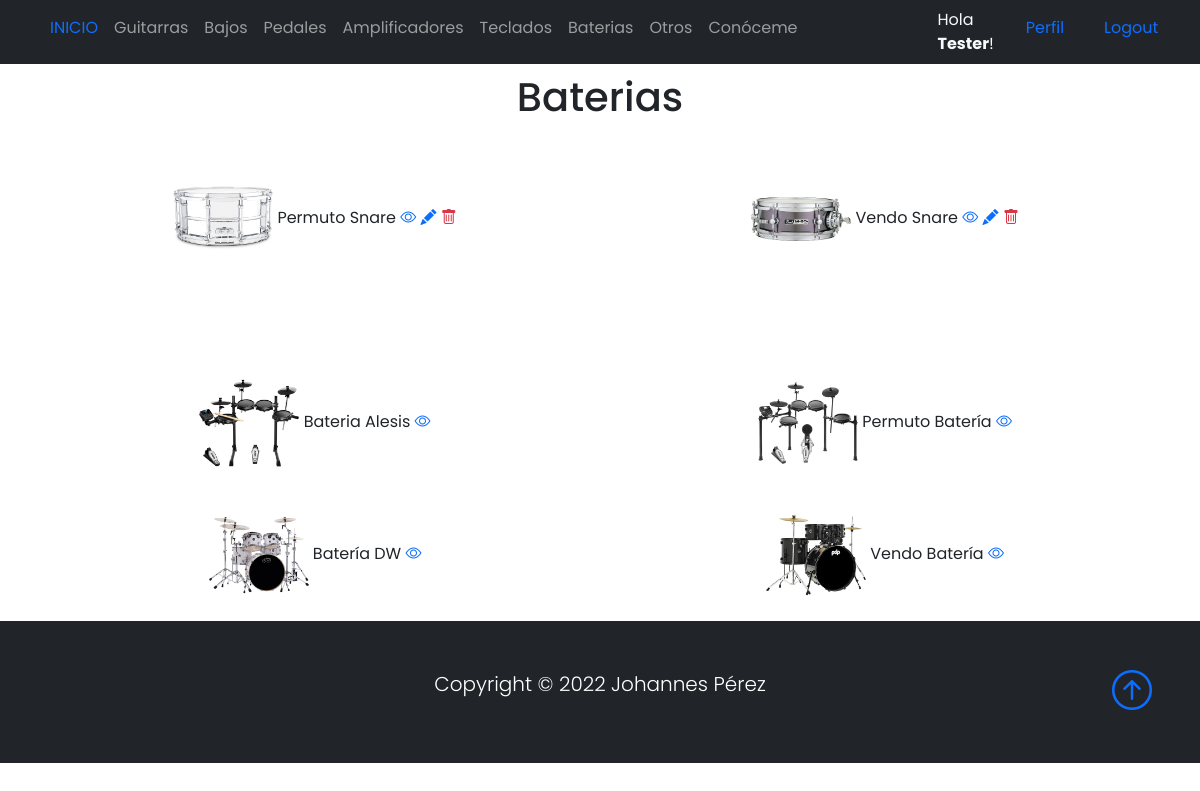
Screenshot of /listaBaterias/ (signed in) with the database file from the repository.
### Base/models.py (models this page shows, shortened)
class Instrumento(models.Model):
    instrumentoSeleccion = (
    ('guitarra','Guitarra'),
    ('bajo', 'Bajo'),
    ('pedal','Pedal'),
    ('bateria','Bateria'),
    ('teclado','Teclado'),
    ('amplificador','Amplificador'),
    ('otro', 'Otro'),
    )
    usuario = models.ForeignKey(User, on_delete=models.CASCADE, null=True, blank=True)
    titulo = models.CharField(max_length=200)
    instrumento = models.CharField(max_length=15, choices=instrumentoSeleccion, default='guitarra')
    marca = models.CharField(max_length=40)
    modelo = models.CharField(max_length=40)
    descripcion = models.TextField(null=True, blank=True)
    year = models.IntegerField()
    precio = models.DecimalField(max_digits=10, decimal_places=2)
    fechaPublicacion = models.DateTimeField(auto_now_add=True)
    telefonoContacto = models.IntegerField()
    emailContacto = models.EmailField()
    imagenInstrumento = models.ImageField(null=True, blank=True, upload_to="imagenes/")
    class Meta:
        ordering = ['usuario', '-fechaPublicacion']

### Base/views.py (the view)
# urls.py: path('listaBaterias/', BateriaLista.as_view(), name='baterias'),
class BateriaLista(LoginRequiredMixin, ListView):
    context_object_name = 'baterias'
    queryset = Instrumento.objects.filter(instrumento__startswith='bateria')
    template_name = 'Base/listaBaterias.html'

### Base/templates/Base/listaBaterias.html
{% extends 'Base/home.html' %}
{% block content %}
<br>
<br>
<div class="container text-center">
    <h1>Baterias</h1>
</div>
<br>
<div class="container text-center">
    <div class="row">
            {% for bateria in baterias %}
            <div class="col-sm-6 align-items-center">
                <div class="card-body">
                <img src="{{bateria.imagenInstrumento.url}}" class="" width="100px">
                {{bateria.titulo}}
                <a href="{% url 'bateria' bateria.id %}"><i class="bi bi-eye"></i></a>
                {% if user.id == bateria.usuario.id %}
                <a href="{% url 'bateria_editar' bateria.id %}"><i class="bi bi-pencil-fill"></i></a>
                <a href="{% url 'bateria_eliminar' bateria.id %}"><i class="bi bi-trash text-danger"></i></a>
                <br>
                <br>
                <br>
                <br>
                {% endif %}
                </div>
            </div>
            {% endfor %}
    </div>
</div>
{% endblock %}

### Base/templates/Base/home.html (shortened to what this page needs)
{% load static %}
<!DOCTYPE html>
<html lang="en">
<head>
    <link href="https://cdn.jsdelivr.net/npm/bootstrap@5.0.2/dist/css/bootstrap.min.css" rel="stylesheet"
>
    <link rel="stylesheet" href="https://cdn.jsdelivr.net/npm/bootstrap-icons@1.3.0/font/bootstrap-icons.css">
    <link rel="stylesheet" type="text/css" href="{% static 'style.css' %}">
</head>
<body>
    <nav class="navbar navbar-expand-sm bg-dark navbar-dark py-2 fixed-top">
      <div class="container">
            <div class="collapse navbar-collapse" id="navmenu">
              <ul class="navbar-nav mr-auto">
                <li class="nav-item">
                  <a class="nav-link" href="{% url 'home' %}"><span class="text-primary">INICIO</span></a>
                </li>
                <li class="nav-item">
                  <a class="nav-link" href="{% url 'guitarras' %}">Guitarras</a>
                </li>
                <li class="nav-item">
                  <a class="nav-link" href="{% url 'bajos' %}">Bajos</a>
                </li>
                <li class="nav-item">
                  <a class="nav-link" href="{% url 'pedales' %}">Pedales</a>
                </li>
                <li class="nav-item">
                  <a class="nav-link" href="{% url 'amplificadores' %}">Amplificadores</a>
                </li>
                <li class="nav-item">
                  <a class="nav-link" href="{% url 'teclados' %}">Teclados</a>
                </li>
                <li class="nav-item">
                  <a class="nav-link" href="{% url 'baterias' %}">Baterias</a>
                </li>
                <li class="nav-item">
                  <a class="nav-link" href="{% url 'otros' %}">Otros</a>
                </li>
                <li class="nav-item">
                  <a class="nav-link" href="{% url 'acerca_de_mi' %}">Conóceme</a>
                </li>
                <div class="container"></div>
                <div class="container"></div>
                <div class="container"></div>
                <div class="container"></div>
                <div class="container"></div>
                {% if request.user.is_authenticated %}
                <div class="container">
                <li class="nav-item">
                  <span class="text-light"> Hola <strong>{{request.user.first_name}}</strong>!</span>
                </li>
                </div>
                <div class="container">
                <li class="nav-item">
                  <a class="nav-link" href="{% url 'editar_perfil' %}"><span class="text-primary">Perfil</span></a>
                </li>
                </div>
                <div class="container">
                <li class="nav-item">
                  <a class="nav-link" href="{% url 'logout' %}"><span class="text-primary">Logout</span></a>
                </li>
                </div>
              {% endif %}
           </ul>
          </div>
      </div>
  </nav>
      {% block content %}{% endblock %}
  <footer class="p-5 bg-dark text-white text-center position-relative">
      <div class="container">
          <p class="lead text-white">Copyright &copy; 2022 Johannes Pérez</p>
          <a href="" class="position-absolute bottom-0 end-0 p-5">
              <i class="bi bi-arrow-up-circle h1"></i>
          </a>
      </div>
  </footer>
</body>
</html>

### Base/static/style.css (style rules this page uses)
body { background-color: white; font-family: 'Poppins', 'Nunito', sans-serif; padding-top: 25px; }
a { text-decoration: none; }
li { text-decoration: none; }
p { color: #363636; }

### rows the page displays
Instrumento: imagenInstrumento (picture), titulo "Permuto Snare"
Instrumento: imagenInstrumento (picture), titulo "Vendo Snare"
Instrumento: imagenInstrumento (picture), titulo "Bateria Alesis"
Instrumento: imagenInstrumento (picture), titulo "Permuto Batería"
Instrumento: imagenInstrumento (picture), titulo "Batería DW"
Instrumento: imagenInstrumento (picture), titulo "Vendo Batería"

### other values shown
{{ request.user.first_name }} "Tester"
